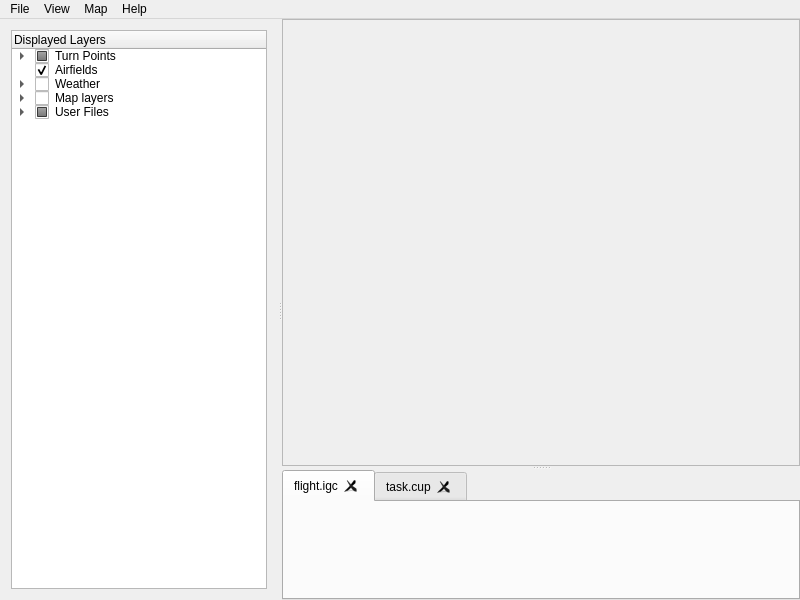
<?xml version="1.0" encoding="utf-8"?>
<ui version="4.0">
  <class>MainWindow</class>
  <widget class="QMainWindow" name="MainWindow">
    <property name="geometry">
      <rect>
        <x>0</x>
        <y>0</y>
        <width>800</width>
        <height>600</height>
      </rect>
    </property>
    <property name="sizePolicy">
      <sizepolicy hsizetype="Preferred" vsizetype="Preferred">
        <horstretch>1</horstretch>
        <verstretch>0</verstretch>
      </sizepolicy>
    </property>
    <property name="windowTitle">
      <string>Updraft</string>
    </property>
    <widget class="QWidget" name="centralWidget">
      <layout class="QGridLayout" name="gridLayout_3">
        <property name="margin">
          <number>0</number>
        </property>
        <item row="0" column="0">
          <widget class="QSplitter" name="splitter">
            <property name="orientation">
              <enum>Qt::Horizontal</enum>
            </property>
            <widget class="QWidget" name="layoutWidget">
              <layout class="QVBoxLayout" name="verticalLayout">
                <item>
                  <widget class="QTreeWidget" name="treeWidget_2">
                    <property name="sizePolicy">
                      <sizepolicy hsizetype="Expanding" vsizetype="Minimum">
                        <horstretch>0</horstretch>
                        <verstretch>0</verstretch>
                      </sizepolicy>
                    </property>
                    <property name="lineWidth">
                      <number>0</number>
                    </property>
                    <column>
                      <property name="text">
                        <string>Displayed Layers</string>
                      </property>
                    </column>
                    <item>
                      <property name="text">
                        <string>Turn Points</string>
                      </property>
                      <property name="checkState">
                        <enum>PartiallyChecked</enum>
                      </property>
                      <item>
                        <property name="text">
                          <string>City</string>
                        </property>
                        <property name="checkState">
                          <enum>Checked</enum>
                        </property>
                      </item>
                      <item>
                        <property name="text">
                          <string>VOR</string>
                        </property>
                        <property name="checkState">
                          <enum>Checked</enum>
                        </property>
                      </item>
                      <item>
                        <property name="text">
                          <string>Fav1</string>
                        </property>
                        <property name="checkState">
                          <enum>Checked</enum>
                        </property>
                      </item>
                      <item>
                        <property name="text">
                          <string>Fav2</string>
                        </property>
                        <property name="checkState">
                          <enum>Unchecked</enum>
                        </property>
                      </item>
                      <item>
                        <property name="text">
                          <string>Ad-hoc</string>
                        </property>
                        <property name="checkState">
                          <enum>Checked</enum>
                        </property>
                      </item>
                    </item>
                    <item>
                      <property name="text">
                        <string>Airfields</string>
                      </property>
                      <property name="checkState">
                        <enum>Checked</enum>
                      </property>
                    </item>
                    <item>
                      <property name="text">
                        <string>Weather</string>
                      </property>
                      <property name="checkState">
                        <enum>Unchecked</enum>
                      </property>
                      <item>
                        <property name="text">
                          <string>Czech Republic</string>
                        </property>
                        <property name="checkState">
                          <enum>Unchecked</enum>
                        </property>
                      </item>
                      <item>
                        <property name="text">
                          <string>Deutschland</string>
                        </property>
                        <property name="checkState">
                          <enum>Unchecked</enum>
                        </property>
                      </item>
                    </item>
                    <item>
                      <property name="text">
                        <string>Map layers</string>
                      </property>
                      <property name="checkState">
                        <enum>Unchecked</enum>
                      </property>
                      <item>
                        <property name="text">
                          <string>Cities</string>
                        </property>
                        <property name="checkState">
                          <enum>Unchecked</enum>
                        </property>
                      </item>
                      <item>
                        <property name="text">
                          <string>Boundaries</string>
                        </property>
                        <property name="checkState">
                          <enum>Unchecked</enum>
                        </property>
                      </item>
                    </item>
                    <item>
                      <property name="text">
                        <string>User Files</string>
                      </property>
                      <property name="checkState">
                        <enum>PartiallyChecked</enum>
                      </property>
                      <item>
                        <property name="text">
                          <string>flight.igc</string>
                        </property>
                        <property name="checkState">
                          <enum>Checked</enum>
                        </property>
                      </item>
                      <item>
                        <property name="text">
                          <string>task.cup</string>
                        </property>
                        <property name="checkState">
                          <enum>Unchecked</enum>
                        </property>
                      </item>
                    </item>
                  </widget>
                </item>
              </layout>
            </widget>
            <widget class="QSplitter" name="splitter_2">
              <property name="sizePolicy">
                <sizepolicy hsizetype="Expanding" vsizetype="Expanding">
                  <horstretch>4</horstretch>
                  <verstretch>0</verstretch>
                </sizepolicy>
              </property>
              <property name="orientation">
                <enum>Qt::Vertical</enum>
              </property>
              <widget class="QFrame" name="frame">
                <property name="sizePolicy">
                  <sizepolicy hsizetype="Expanding" vsizetype="Expanding">
                    <horstretch>0</horstretch>
                    <verstretch>1</verstretch>
                  </sizepolicy>
                </property>
                <property name="frameShape">
                  <enum>QFrame::StyledPanel</enum>
                </property>
                <property name="frameShadow">
                  <enum>QFrame::Raised</enum>
                </property>
                <layout class="QVBoxLayout" name="verticalLayout_3">
                  <property name="margin">
                    <number>0</number>
                  </property>
                  <item>
                    <layout class="QGridLayout" name="gridLayout_2"/>
                  </item>
                </layout>
              </widget>
              <widget class="QTabWidget" name="tabWidget">
                <property name="sizePolicy">
                  <sizepolicy hsizetype="Expanding" vsizetype="Fixed">
                    <horstretch>0</horstretch>
                    <verstretch>0</verstretch>
                  </sizepolicy>
                </property>
                <property name="minimumSize">
                  <size>
                    <width>0</width>
                    <height>130</height>
                  </size>
                </property>
                <property name="tabsClosable">
                  <bool>true</bool>
                </property>
                <property name="movable">
                  <bool>true</bool>
                </property>
                <widget class="QWidget" name="tab">
                  <attribute name="title">
                    <string>flight.igc</string>
                  </attribute>
                  <layout class="QGridLayout" name="gridLayout">
                    <property name="margin">
                      <number>0</number>
                    </property>
                    <item row="0" column="0">
                      <widget class="QLabel" name="label_2">
                        <property name="sizePolicy">
                          <sizepolicy hsizetype="Ignored" vsizetype="Ignored">
                            <horstretch>0</horstretch>
                            <verstretch>0</verstretch>
                          </sizepolicy>
                        </property>
                        <property name="text">
                          <string/>
                        </property>
                        <property name="pixmap">
                          <pixmap>:/new/prefix1/igc.png</pixmap>
                        </property>
                      </widget>
                    </item>
                  </layout>
                </widget>
                <widget class="QWidget" name="tab_2">
                  <attribute name="title">
                    <string>task.cup</string>
                  </attribute>
                </widget>
              </widget>
            </widget>
          </widget>
        </item>
      </layout>
    </widget>
    <widget class="QMenuBar" name="menuBar">
      <property name="geometry">
        <rect>
          <x>0</x>
          <y>0</y>
          <width>800</width>
          <height>21</height>
        </rect>
      </property>
      <widget class="QMenu" name="menuMain_Menu">
        <property name="title">
          <string>File</string>
        </property>
      </widget>
      <widget class="QMenu" name="menuView">
        <property name="title">
          <string>View</string>
        </property>
      </widget>
      <widget class="QMenu" name="menuMap">
        <property name="title">
          <string>Map</string>
        </property>
      </widget>
      <widget class="QMenu" name="menuHelp">
        <property name="title">
          <string>Help</string>
        </property>
      </widget>
      <addaction name="menuMain_Menu"/>
      <addaction name="menuView"/>
      <addaction name="menuMap"/>
      <addaction name="menuHelp"/>
    </widget>
  </widget>
  <layoutdefault spacing="6" margin="11"/>
  <resources>
  </resources>
  <connections/>
</ui>
